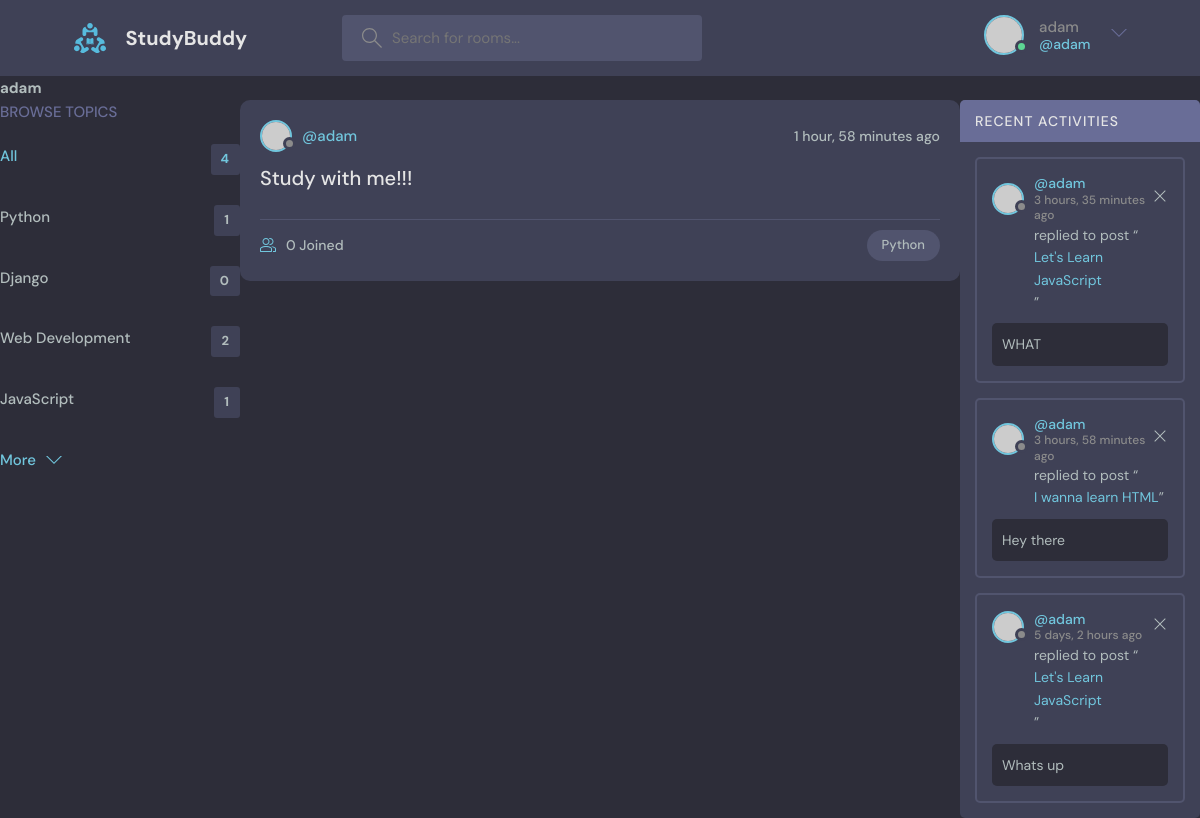
Screenshot of /profile/5/ (signed in) with the database file from the repository.
### base/models.py (models this page shows, shortened)
class Topic(models.Model):
    name = models.CharField(max_length=200)

class Room(models.Model):
    host = models.ForeignKey(User, on_delete=models.SET_NULL, null=True)
    topic = models.ForeignKey(Topic, on_delete=models.SET_NULL, null=True)
    name = models.CharField(max_length=200)
    description = models.TextField(null=True, blank=True)
    participants = models.ManyToManyField(User, related_name='participants', blank=True)
    updated = models.DateTimeField(auto_now=True)
    created = models.DateTimeField(auto_now_add=True)
    class Meta:
        ordering = ['-updated', '-created']
    def __str__(self):
        return self.name

class Message(models.Model):
    user = models.ForeignKey(User, on_delete=models.CASCADE)
    room = models.ForeignKey(Room, on_delete=models.CASCADE)
    body = models.TextField()
    updated = models.DateTimeField(auto_now=True)
    created = models.DateTimeField(auto_now_add=True)
    class Meta:
        ordering = ['-updated', '-created']

### base/views.py (the view)
# urls.py: path('profile/<str:pk>/', views.userProfile, name='user-profile'),
def userProfile(request, pk):
    user = User.objects.get(id=pk)
    rooms = user.room_set.all()
    topics = Topic.objects.all()
    room_messages = user.message_set.all()
    context = {'user': user, 'rooms': rooms, 'room_messages': room_messages, 'topics': topics}
    return render(request, 'base/profile.html', context)

### base/templates/base/profile.html (shortened to what this page needs)
{%extends 'main.html'%}
{%block content%}
<h1>{{user.username}}</h1>
<div class="profile-container">
    <div>
        {% include 'base/topics_component.html'%}
    </div>
    <div>
        {% include 'base/feed_component.html'%}
    </div>
    <div>
        {% include 'base/activity_component.html'%}
    </div>
</div>
{%endblock content%}

### templates/navbar.html (shortened to what this page needs)
<!DOCTYPE html>
{% load static %}
<header class="header header--loggedIn">
    <div class="container">
      <a href="{% url 'home'%}" class="header__logo">
        <img src="{% static 'images/logo.svg' %}" />
        <h1>StudyBuddy</h1>
      </a>
      <form class="header__search" method="GET" action="{% url 'home' %}">
        <label>
          <input name="q" placeholder="Search for rooms..." />
        </label>
      </form>
      <nav class="header__menu">
        {%if request.user.is_authenticated%}
        <div class="header__user">
          <a href="profile.html">
            <div class="avatar avatar--medium active">
              <img src="https://randomuser.me/api/portraits/men/37.jpg" />
            </div>
            <p>{{request.user.username}} <span>@{{request.user.username}}</span></p>
          </a>
          <button class="dropdown-button">
            <svg version="1.1" xmlns="http://www.w3.org/2000/svg" width="32" height="32" viewBox="0 0 32 32">
              <title>chevron-down</title>
              <path d="M16 21l-13-13h-3l16 16 16-16h-3l-13 13z"></path>
            </svg>
          </button>
        </div>
        {% else %}
        <a href="{% url 'login'%}">
            <img src="{% url 'images/avatars.svg'%}">
            <p>Login</p>
        </a>
        {% endif %}
      </nav>
    </div>
  </header>

### base/templates/base/topics_component.html
<div class="topics">
    <div class="topics__header">
      <h2>Browse Topics</h2>
    </div>
    <ul class="topics__list">
      <li>
        <a href="{% url 'home' %}" class="active">All <span>{{topics.count}}</span></a>
      </li>
      {% for topic in topics %}
      <li>
        <a href="{% url 'home' %}?q={{topic.name}}">{{topic.name}} <span>{{topic.room_set.all.count}}</span></a>
      </li>
      {%endfor%}
    </ul>
    <a class="btn btn--link" href="topics.html">
      More
      <svg version="1.1" xmlns="http://www.w3.org/2000/svg" width="32" height="32" viewBox="0 0 32 32">
        <title>chevron-down</title>
        <path d="M16 21l-13-13h-3l16 16 16-16h-3l-13 13z"></path>
      </svg>
    </a>
  </div>

### base/templates/base/feed_component.html (shortened to what this page needs)
{% for room in rooms %}
<div class="roomListRoom">
    <div class="roomListRoom__header">
      <a href="{% url 'user-profile' room.host.id %}" class="roomListRoom__author">
        <div class="avatar avatar--small">
          <img src="https://randomuser.me/api/portraits/women/11.jpg" />
        </div>
        <span>@{{room.host.username}}</span>
      </a>
      <div class="roomListRoom__actions">
        <span>{{room.created|timesince}} ago</span>
      </div>
    </div>
    <div class="roomListRoom__content">
      <a href="{% url 'room' room.id %}">{{room.name}}</a>
    </div>
    <div class="roomListRoom__meta">
      <a href="{% url 'room' room.id %}" class="roomListRoom__joined">
        {{room.participants.all.count}} Joined
      </a>
      <p class="roomListRoom__topic">{{room.topic.name}}</p>
    </div>
  </div>
{% endfor %}

### base/templates/base/activity_component.html
<div class="activities">
    <div class="activities__header">
      <h2>Recent Activities</h2>
    </div>
    {%for message in room_messages%}
    <div class="activities__box">
      <div class="activities__boxHeader roomListRoom__header">
        <a href="{% url 'user-profile' message.user.id%}" class="roomListRoom__author">
          <div class="avatar avatar--small">
            <img src="https://randomuser.me/api/portraits/women/11.jpg" />
          </div>
          <p>
            @{{message.user}}
            <span>{{message.created|timesince}} ago</span>
          </p>
        </a>
        {% if request.user == message.user %}
        <div class="roomListRoom__actions">
          <a href="{% url 'delete-message' message.id %}">
            <svg version="1.1" xmlns="http://www.w3.org/2000/svg" width="32" height="32" viewBox="0 0 32 32">
              <title>remove</title>
              <path
                d="M27.314 6.019l-1.333-1.333-9.98 9.981-9.981-9.981-1.333 1.333 9.981 9.981-9.981 9.98 1.333 1.333 9.981-9.98 9.98 9.98 1.333-1.333-9.98-9.98 9.98-9.981z"
              ></path>
            </svg>
          </a>
        </div>
        {% endif %}
      </div>
      <div class="activities__boxContent">
        <p>replied to post “<a href="{% url 'room' message.room.id %}">{{message.room}}</a>”</p>
        <div class="activities__boxRoomContent">
            {{message.body}}
        </div>
      </div>
    </div>
    {% endfor %}
  </div>

### base/templates/base/profile.html (style rules this page uses)
.profile-container { display: grid; grid-template-columns: 20% 60% 20%; }

### rows the page displays
Topic: name "Python", room_set.all.count "1"
Topic: name "Django", room_set.all.count "0"
Topic: name "Web Development", room_set.all.count "2"
Topic: name "JavaScript", room_set.all.count "1"
Room: host.username "adam", created "1 hour, 58 minutes", name "Study with me!!!", participants.all.count "0", topic.name "Python"
Message: user "adam", created "3 hours, 35 minutes", room "Let's Learn JavaScript", body "WHAT"
Message: user "adam", created "3 hours, 58 minutes", room "I wanna learn HTML", body "Hey there"
Message: user "adam", created "5 days, 2 hours", room "Let's Learn JavaScript", body "Whats up"

### other values shown
{{ request.user.username }} "adam"
{{ user.username }} "adam"
{{ topics.count }} "4"
